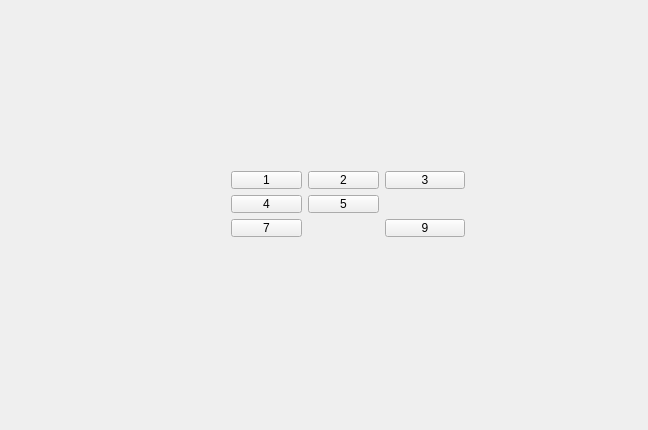
<?xml version="1.0" encoding="UTF-8"?>
<ui version="4.0">
 <class>Widget</class>
 <widget class="QWidget" name="Widget">
  <property name="geometry">
   <rect>
    <x>0</x>
    <y>0</y>
    <width>648</width>
    <height>430</height>
   </rect>
  </property>
  <property name="windowTitle">
   <string>Widget</string>
  </property>
  <widget class="QWidget" name="">
   <property name="geometry">
    <rect>
     <x>220</x>
     <y>160</y>
     <width>256</width>
     <height>88</height>
    </rect>
   </property>
   <layout class="QGridLayout" name="gridLayout">
    <item row="0" column="0">
     <widget class="QPushButton" name="btn1">
      <property name="text">
       <string>1</string>
      </property>
     </widget>
    </item>
    <item row="0" column="1">
     <widget class="QPushButton" name="btn2">
      <property name="text">
       <string>2</string>
      </property>
     </widget>
    </item>
    <item row="1" column="0">
     <widget class="QPushButton" name="btn4">
      <property name="text">
       <string>4</string>
      </property>
     </widget>
    </item>
    <item row="1" column="1">
     <widget class="QPushButton" name="btn5">
      <property name="text">
       <string>5</string>
      </property>
     </widget>
    </item>
    <item row="2" column="0">
     <widget class="QPushButton" name="btn7">
      <property name="text">
       <string>7</string>
      </property>
     </widget>
    </item>
    <item row="0" column="2" colspan="2">
     <widget class="QPushButton" name="btn3">
      <property name="text">
       <string>3</string>
      </property>
     </widget>
    </item>
    <item row="2" column="2" colspan="2">
     <widget class="QPushButton" name="btn9">
      <property name="text">
       <string>9</string>
      </property>
     </widget>
    </item>
   </layout>
  </widget>
  <zorder>btn1</zorder>
  <zorder>btn2</zorder>
  <zorder>btn3</zorder>
  <zorder>btn4</zorder>
  <zorder>btn5</zorder>
  <zorder>btn6</zorder>
  <zorder>btn7</zorder>
  <zorder>btn8</zorder>
  <zorder>btn9</zorder>
  <zorder>btn3</zorder>
 </widget>
 <layoutdefault spacing="6" margin="11"/>
 <resources/>
 <connections/>
</ui>
